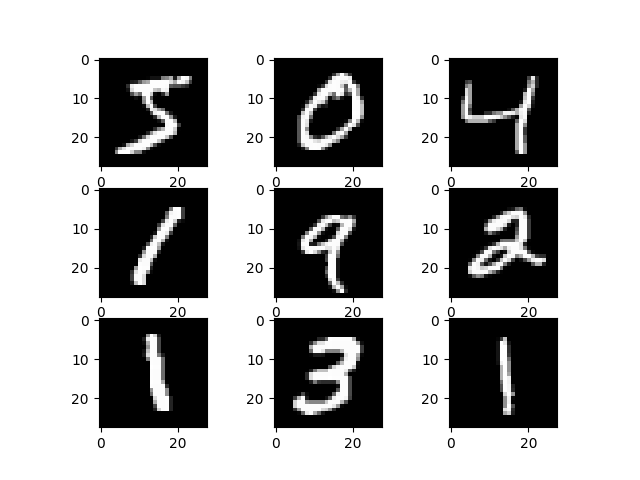

Python code for this plot:
from fastai import datasets
import gzip
import pickle
import matplotlib as mpl
import numpy as np
import matplotlib.pyplot as plt

MNIST_URL='http://deeplearning.net/data/mnist/mnist.pkl'
path = datasets.download_data(MNIST_URL, ext='.gz')
with gzip.open(path, 'rb') as f:
    ((x_train, y_train), (x_valid, y_valid), _) = pickle.load(f, encoding='latin-1')

mpl.rcParams['image.cmap'] = 'gray'
img = x_train[0]

for i in range(9):
    plt.subplot(330 + 1 + i)
    imgdata = x_train[i]
    imgdata = imgdata.reshape((28,28))
    plt.imshow(imgdata, cmap=plt.get_cmap('gray'))
# save the figure
plt.savefig("mnist_data.png")
